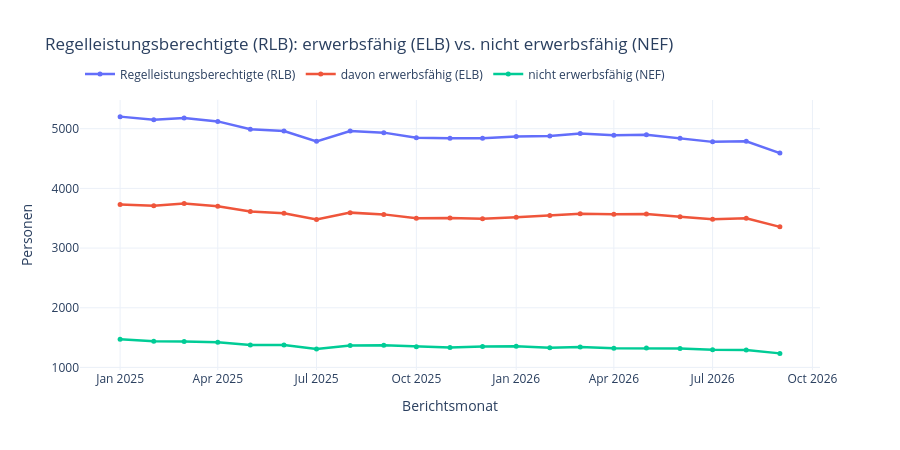

The code cell stored with this chart in its notebook:
### Markdown cell above
## 1. Zeitreihe: RLB, ELB und NEF im Vergleich

Wie entwickeln sich die drei Kennzahlen hinter dem Regelleistungsberechtigten-Begriff über
die Zeit?

### Code cell
fig = go.Figure()
for spalte, name, farbe in [
    ("rlb", "Regelleistungsberechtigte (RLB)", "#1e3a8a"),
    ("elb", "davon erwerbsfähig (ELB)", "#2563eb"),
    ("nef", "nicht erwerbsfähig (NEF)", "#dc2626"),
]:
    fig.add_trace(go.Scatter(
        x=wide.index.to_timestamp(), y=wide[spalte], name=name,
        mode="lines+markers", line=dict(width=2.5), marker=dict(size=5),
    ))
fig.update_layout(
    title="Regelleistungsberechtigte (RLB): erwerbsfähig (ELB) vs. nicht erwerbsfähig (NEF)",
    xaxis_title="Berichtsmonat", yaxis_title="Personen", template="plotly_white",
    height=450, hovermode="x unified", legend=dict(orientation="h", y=1.15),
)
fig.write_image(ABBILDUNGEN_DIR / "abb38_rlb_elb_nef_zeitreihe.png", scale=2)
fig

### Figure 1 — Plotly figure (JSON) as saved in the notebook; plotly's stock layout.template omitted (floating-point values rounded to 4 significant figures)
{"data": [{"line": {"width": 2.5}, "marker": {"size": 5}, "mode": "lines+markers", "name": "Regelleistungsberechtigte (RLB)", "type": "scatter", "x": ["2025-01-01T00:00:00", "2025-02-01T00:00:00", "2025-03-01T00:00:00", "2025-04-01T00:00:00", "2025-05-01T00:00:00", "2025-06-01T00:00:00", "2025-07-01T00:00:00", "2025-08-01T00:00:00", "2025-09-01T00:00:00", "2025-10-01T00:00:00", "2025-11-01T00:00:00", "2025-12-01T00:00:00", "2026-01-01T00:00:00", "2026-02-01T00:00:00", "2026-03-01T00:00:00", "2026-04-01T00:00:00", "2026-05-01T00:00:00", "2026-06-01T00:00:00", "2026-07-01T00:00:00", "2026-08-01T00:00:00", "2026-09-01T00:00:00"], "y": [5202.0, 5148.0, 5179.0, 5122.0, 4990.0, 4960.0, 4788.0, 4962.0, 4934.0, 4847.0, 4840.0, 4838.0, 4871.0, 4877.0, 4920.0, 4891.0, 4899.0, 4841.0, 4779.0, 4790.0, 4591.0]}, {"line": {"width": 2.5}, "marker": {"size": 5}, "mode": "lines+markers", "name": "davon erwerbsfähig (ELB)", "type": "scatter", "x": ["2025-01-01T00:00:00", "2025-02-01T00:00:00", "2025-03-01T00:00:00", "2025-04-01T00:00:00", "2025-05-01T00:00:00", "2025-06-01T00:00:00", "2025-07-01T00:00:00", "2025-08-01T00:00:00", "2025-09-01T00:00:00", "2025-10-01T00:00:00", "2025-11-01T00:00:00", "2025-12-01T00:00:00", "2026-01-01T00:00:00", "2026-02-01T00:00:00", "2026-03-01T00:00:00", "2026-04-01T00:00:00", "2026-05-01T00:00:00", "2026-06-01T00:00:00", "2026-07-01T00:00:00", "2026-08-01T00:00:00", "2026-09-01T00:00:00"], "y": [3731.0, 3710.0, 3746.0, 3701.0, 3612.0, 3584.0, 3478.0, 3594.0, 3564.0, 3499.0, 3505.0, 3489.0, 3517.0, 3547.0, 3576.0, 3568.0, 3573.0, 3524.0, 3484.0, 3498.0, 3355.0]}, {"line": {"width": 2.5}, "marker": {"size": 5}, "mode": "lines+markers", "name": "nicht erwerbsfähig (NEF)", "type": "scatter", "x": ["2025-01-01T00:00:00", "2025-02-01T00:00:00", "2025-03-01T00:00:00", "2025-04-01T00:00:00", "2025-05-01T00:00:00", "2025-06-01T00:00:00", "2025-07-01T00:00:00", "2025-08-01T00:00:00", "2025-09-01T00:00:00", "2025-10-01T00:00:00", "2025-11-01T00:00:00", "2025-12-01T00:00:00", "2026-01-01T00:00:00", "2026-02-01T00:00:00", "2026-03-01T00:00:00", "2026-04-01T00:00:00", "2026-05-01T00:00:00", "2026-06-01T00:00:00", "2026-07-01T00:00:00", "2026-08-01T00:00:00", "2026-09-01T00:00:00"], "y": [1472.0, 1438.0, 1432.0, 1421.0, 1377.0, 1376.0, 1311.0, 1368.0, 1370.0, 1348.0, 1335.0, 1349.0, 1353.0, 1330.0, 1344.0, 1323.0, 1326.0, 1318.0, 1295.0, 1292.0, 1236.0]}], "layout": {"height": 450, "hovermode": "x unified", "legend": {"orientation": "h", "y": 1.15}, "title": {"text": "Regelleistungsberechtigte (RLB): erwerbsfähig (ELB) vs. nicht erwerbsfähig (NEF)"}, "xaxis": {"title": {"text": "Berichtsmonat"}}, "yaxis": {"title": {"text": "Personen"}}}}
